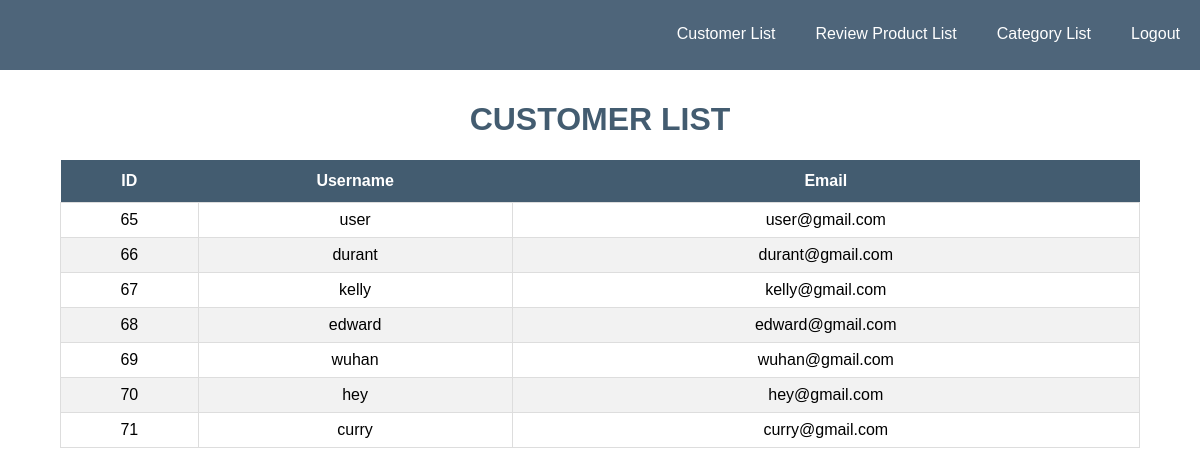
The app's page /admin/aUserList.php with its own data.
### tables this page shows
CREATE TABLE IF NOT EXISTS `users` (
  `id` int(11) NOT NULL AUTO_INCREMENT,
  `username` varchar(255) NOT NULL,
  `email` varchar(255) NOT NULL,
  `password` varchar(255) NOT NULL,
  `Type` varchar(255) DEFAULT 'Customer',
  `address` varchar(255) DEFAULT NULL,
  `zip` varchar(255) DEFAULT NULL,
  `state` varchar(255) DEFAULT NULL,
  `area` varchar(255) DEFAULT NULL,
  `phone_number` varchar(255) DEFAULT NULL,
  PRIMARY KEY (`id`)
);

### admin/aUserList.php (the view, shortened to what this page needs)
<?php
include '../config.php';
?>
<!DOCTYPE html>
<html lang="en">
<head>
    <link rel="stylesheet" href="../css/menu.css">
	<link rel="stylesheet" href="https://cdnjs.cloudflare.com/ajax/libs/font-awesome/4.7.0/css/font-awesome.min.css">
</head>
<body>
<header class="header">
            <a href="#" class="logo"><img src="../images/logo/logo1.png" height="50px" alt=""></a>
	    <ul class="menu">
            <li><a href="aUserList.php">Customer List</a></li>
            <li><a href="aHome.php">Review Product List</a></li>
            <li><a href="aCategory.php">Category List</a></li>
    		<li><a href="../logout.php">Logout</a></li>
        </ul>
        </header>
<div class="center">
    <h1 style="color:#435c70">CUSTOMER LIST</h1>
    <table id = "users">
	  <thead>
        <tr>
            <th>ID</th>
            <th>Username</th>
            <th>Email</th>
        </tr>
	</thead>
	<tbody>
        <?php
            $query = "SELECT * FROM users WHERE type='Customer' ORDER BY id ASC";
            $result = mysqli_query($conn, $query);
            while($row = mysqli_fetch_array($result)){
        ?>
        <tr>
            <td><?php echo $row['id'];?></td>
            <td><?php echo $row['username'];?></td>
            <td><?php echo $row['email'];?></td>
        </tr>
    <?php
            }
            ?>
			</table>
          </div>
</body>
</html>

### css/menu.css (style rules this page uses)
body { margin: 0; padding: 0; font-family: Helvetica, sans-serif; }
a { color: white; }
.header { background-color: #4e657a; position: relative; width: 100%; z-index: 3; padding-bottom: 70px; }
.header ul { margin: 0; padding: 0; display: inline-block; list-style: none; overflow: hidden; background-color: #4e657a; }
.header li a { display: block; padding: 20px 20px; border-right: white; text-decoration: none; }
.header .logo { display: block; float: left; font-size: 3em; padding: 10px 20px; text-decoration: none; }
.header .menu { clear: both; max-height: 0; padding-top:5px; transition: max-height .2s ease-out; }
@media (min-width: 60em) { .header li { float: left; } }
@media (min-width: 60em) { .header li a { padding: 20px 20px; } }
@media (min-width: 60em) { .header .menu { clear: none; float: right; max-height: none; } }

### admin/aUserList.php (style rules this page uses)
.center { margin: auto; width: 90%; padding: 10px; text-align: center; }
#users { font-family: Arial, Helvetica, sans-serif; border-collapse: collapse; width: 100%; }
#users td, #customers th { border: 1px solid #ddd; padding: 8px; }
#users tr:nth-child(even) { background-color: #f2f2f2; }
#users th { padding-top: 12px; padding-bottom: 12px; text-align: left; background-color: #435c70; color: white; text-align: center; }

### records on screen
users: id "65", username "user", email "user@gmail.com"
users: id "66", username "durant", email "durant@gmail.com"
users: id "67", username "kelly", email "kelly@gmail.com"
users: id "68", username "edward", email "edward@gmail.com"
users: id "69", username "wuhan", email "wuhan@gmail.com"
users: id "70", username "hey", email "hey@gmail.com"
users: id "71", username "curry", email "curry@gmail.com"
